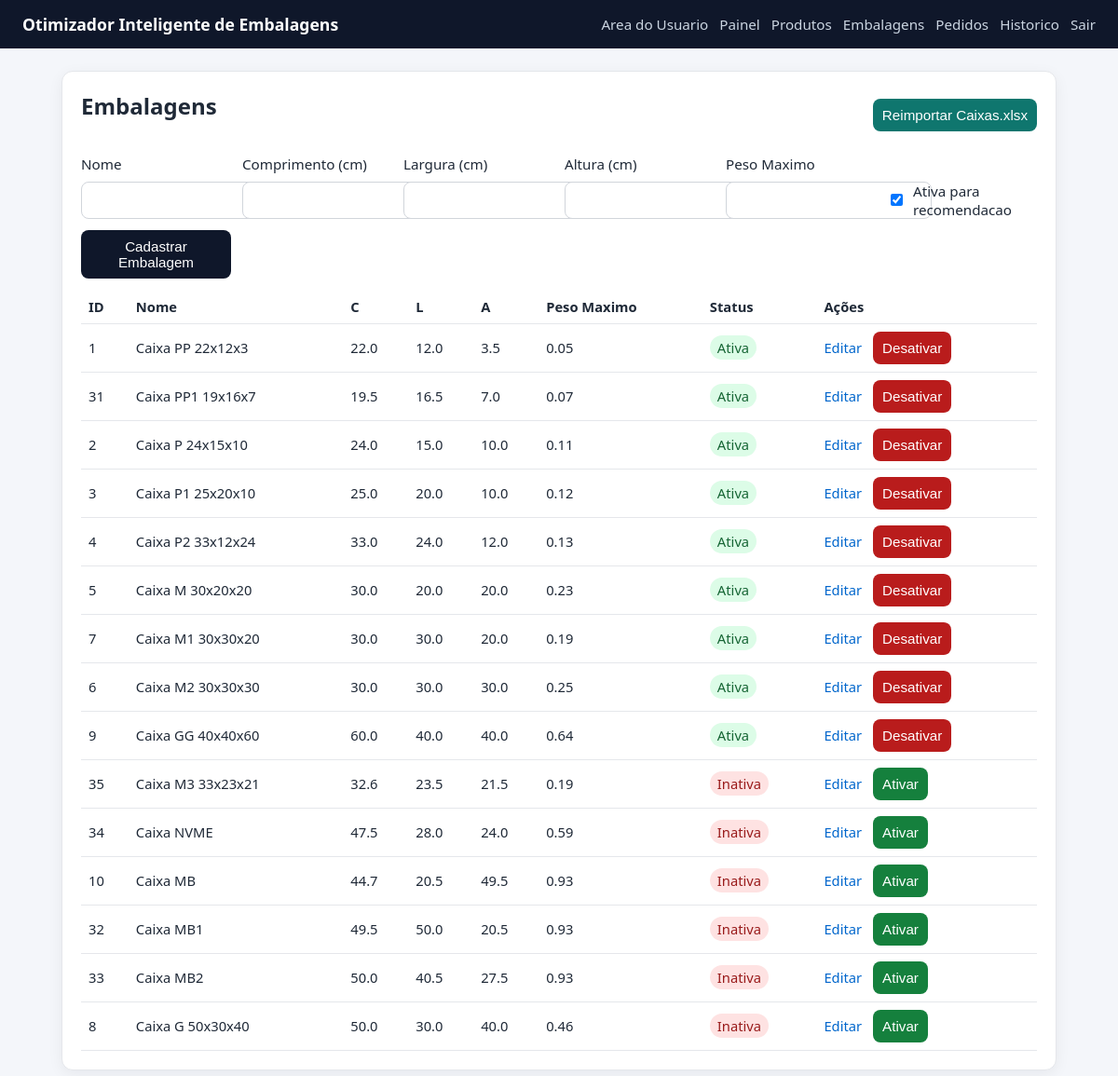
Page /boxes (signed in) on the committed database.
### tables this page shows
CREATE TABLE boxes (
                id INTEGER PRIMARY KEY AUTOINCREMENT,
                name TEXT NOT NULL UNIQUE,
                length_cm REAL NOT NULL,
                width_cm REAL NOT NULL,
                height_cm REAL NOT NULL,
                max_weight REAL NOT NULL
            , is_active INTEGER NOT NULL DEFAULT 1, max_capacity_weight REAL);

### app_volum.py (the view, shortened to what this page needs)
@app.route("/boxes", methods=["GET", "POST"])
@admin_required
def boxes():
    rows = list_boxes(DB_PATH, active_only=False)
    return render_template("boxes.html", boxes=rows)

### app_volum.py (called while the page is built)
def admin_required(view_func):
    @wraps(view_func)
    def _wrapped(*args, **kwargs):
        if not session.get("is_admin"):
            next_url = request.path
            return redirect(url_for("admin_login", next=next_url))
        return view_func(*args, **kwargs)
    return _wrapped

### database.py (called while the page is built)
def get_connection(db_path):
    conn = sqlite3.connect(db_path)
    conn.row_factory = sqlite3.Row
    return conn

def list_boxes(db_path, active_only=True):
    where_clause = "WHERE is_active = 1" if active_only else ""
    status_order = "is_active DESC, " if not active_only else ""
    with closing(get_connection(db_path)) as conn:
        rows = conn.execute(
            f"SELECT * FROM boxes {where_clause} "
            f"ORDER BY {status_order}(length_cm * width_cm * height_cm) ASC, name ASC"
        ).fetchall()
    return rows

### templates/boxes.html
{% extends 'base.html' %}
{% block content %}
<section class="card">
    <div style="display: flex; justify-content: space-between; align-items: center; margin-bottom: 1rem;">
        <h2>Embalagens</h2>
        <form method="post" action="{{ url_for('boxes_reimport_default') }}" style="margin: 0;">
            <button type="submit" style="background: #0f766e;">Reimportar Caixas.xlsx</button>
        </form>
    </div>
    <form method="post" class="form-grid cols-3">
        <label>Nome
            <input type="text" name="name" required>
        </label>
        <label>Comprimento (cm)
            <input type="number" step="0.01" min="0" name="length_cm" required>
        </label>
        <label>Largura (cm)
            <input type="number" step="0.01" min="0" name="width_cm" required>
        </label>
        <label>Altura (cm)
            <input type="number" step="0.01" min="0" name="height_cm" required>
        </label>
        <label>Peso Maximo
            <input type="number" step="0.01" min="0" name="max_weight" required>
        </label>
        <label style="display: flex; align-items: center; gap: 0.5rem; margin-top: 1.8rem;">
            <input type="checkbox" name="is_active" value="1" checked>
            Ativa para recomendacao
        </label>
        <button type="submit">Cadastrar Embalagem</button>
    </form>
    <table>
        <thead>
            <tr>
                <th>ID</th><th>Nome</th><th>C</th><th>L</th><th>A</th><th>Peso Maximo</th><th>Status</th><th>Ações</th>
            </tr>
        </thead>
        <tbody>
        {% for b in boxes %}
            <tr>
                <td>{{ b['id'] }}</td>
                <td>{{ b['name'] }}</td>
                <td>{{ b['length_cm'] }}</td>
                <td>{{ b['width_cm'] }}</td>
                <td>{{ b['height_cm'] }}</td>
                <td>{{ b['max_weight'] }}</td>
                <td>
                    {% if b['is_active'] %}
                        <span style="background: #dcfce7; color: #166534; padding: 0.2rem 0.5rem; border-radius: 999px;">Ativa</span>
                    {% else %}
                        <span style="background: #fee2e2; color: #991b1b; padding: 0.2rem 0.5rem; border-radius: 999px;">Inativa</span>
                    {% endif %}
                </td>
                <td>
                    <div style="display: flex; gap: 0.75rem; align-items: center;">
                        <a href="{{ url_for('box_edit', box_id=b['id']) }}" style="color: #0066cc; text-decoration: none;">Editar</a>
                        <form method="post" action="{{ url_for('box_toggle_active', box_id=b['id']) }}" style="margin: 0;">
                            {% if b['is_active'] %}
                                <button type="submit" style="background: #b91c1c;">Desativar</button>
                            {% else %}
                                <button type="submit" style="background: #15803d;">Ativar</button>
                            {% endif %}
                        </form>
                    </div>
                </td>
            </tr>
        {% else %}
            <tr><td colspan="8">Nenhuma embalagem cadastrada.</td></tr>
        {% endfor %}
        </tbody>
    </table>
</section>
{% endblock %}

### static/style.css (style rules this page uses)
* { box-sizing: border-box; }
body { margin: 0; font-family: Segoe UI, Tahoma, sans-serif; background: #f4f6fa; color: #1f2937; }
.card { background: #fff; border-radius: 12px; padding: 20px; border: 1px solid #e5e7eb; box-shadow: 0 4px 16px rgba(15, 23, 42, 0.06); margin-bottom: 18px; }
h2, h3 { margin-top: 0; }
.form-grid { display: grid; gap: 12px; }
.form-grid.cols-3 { grid-template-columns: repeat(auto-fit, minmax(150px, 1fr)); }
label { display: grid; gap: 6px; font-size: 0.95rem; word-break: break-word; }
input, select, button { padding: 9px 10px; border-radius: 8px; border: 1px solid #d1d5db; font-size: 0.95rem; }
button, .btn { background: #0f172a; color: #fff; border: 0; cursor: pointer; text-decoration: none; display: inline-block; }
table { width: 100%; border-collapse: collapse; margin-top: 12px; }
th, td { border-bottom: 1px solid #e5e7eb; text-align: left; padding: 8px; font-size: 0.92rem; }

### rows in the picture
boxes: id "1", name "Caixa PP 22x12x3", length_cm "22.0", width_cm "12.0", height_cm "3.5", max_weight "0.05", is_active "Ativa"
boxes: id "31", name "Caixa PP1 19x16x7", length_cm "19.5", width_cm "16.5", height_cm "7.0", max_weight "0.07", is_active "Ativa"
boxes: id "2", name "Caixa P 24x15x10", length_cm "24.0", width_cm "15.0", height_cm "10.0", max_weight "0.11", is_active "Ativa"
boxes: id "3", name "Caixa P1 25x20x10", length_cm "25.0", width_cm "20.0", height_cm "10.0", max_weight "0.12", is_active "Ativa"
boxes: id "4", name "Caixa P2 33x12x24", length_cm "33.0", width_cm "24.0", height_cm "12.0", max_weight "0.13", is_active "Ativa"
boxes: id "5", name "Caixa M 30x20x20", length_cm "30.0", width_cm "20.0", height_cm "20.0", max_weight "0.23", is_active "Ativa"
boxes: id "7", name "Caixa M1 30x30x20", length_cm "30.0", width_cm "30.0", height_cm "20.0", max_weight "0.19", is_active "Ativa"
boxes: id "6", name "Caixa M2 30x30x30", length_cm "30.0", width_cm "30.0", height_cm "30.0", max_weight "0.25", is_active "Ativa"
boxes: id "9", name "Caixa GG 40x40x60", length_cm "60.0", width_cm "40.0", height_cm "40.0", max_weight "0.64", is_active "Ativa"
boxes: id "35", name "Caixa M3 33x23x21", length_cm "32.6", width_cm "23.5", height_cm "21.5", max_weight "0.19", is_active "Inativa"
boxes: id "34", name "Caixa NVME", length_cm "47.5", width_cm "28.0", height_cm "24.0", max_weight "0.59", is_active "Inativa"
boxes: id "10", name "Caixa MB", length_cm "44.7", width_cm "20.5", height_cm "49.5", max_weight "0.93", is_active "Inativa"
boxes: id "32", name "Caixa MB1", length_cm "49.5", width_cm "50.0", height_cm "20.5", max_weight "0.93", is_active "Inativa"
boxes: id "33", name "Caixa MB2", length_cm "50.0", width_cm "40.5", height_cm "27.5", max_weight "0.93", is_active "Inativa"
boxes: id "8", name "Caixa G 50x30x40", length_cm "50.0", width_cm "30.0", height_cm "40.0", max_weight "0.46", is_active "Inativa"
